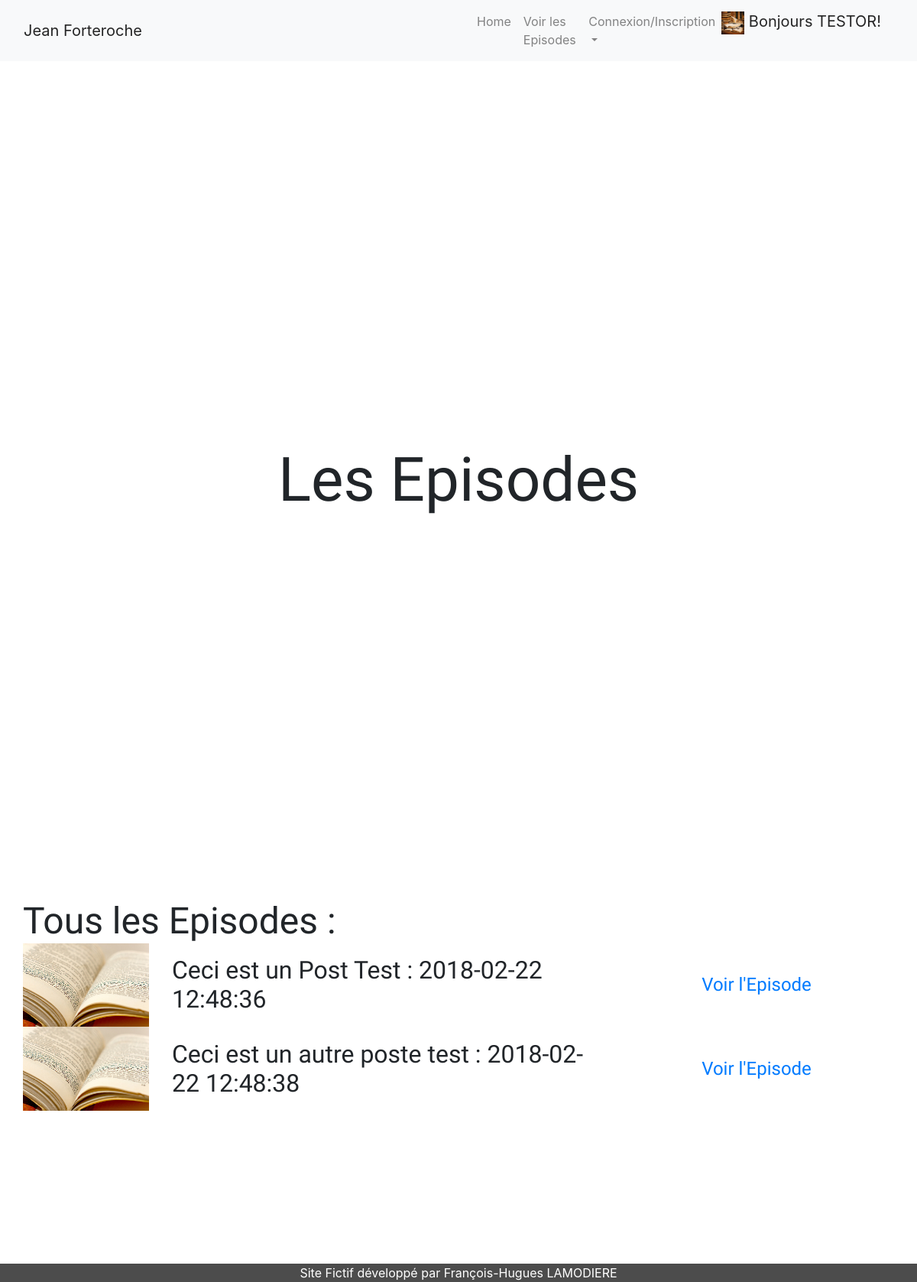
Screenshot of /index.php?action=chapter (signed in) with the database file from the repository.
### tables this page shows
CREATE TABLE `posts` (
  `idPost` int(11) NOT NULL,
  `titlePost` text NOT NULL,
  `contentPost` longtext,
  `imagePost` varchar(60) DEFAULT NULL,
  `datePost` datetime NOT NULL,
  `postStatue` varchar(25) NOT NULL,
  `idAccount` int(11) NOT NULL
);

### project/controller/controller.php (called while the page is built, shortened)
<?php
    require('project/model/PostManager.php');
    function chapter(){
        $postManager= new PostManager();
        $request= $postManager->getPosts();
        require('project/view/frontend/chapterView.php');
    }

### project/model/PostManager.php (called while the page is built, shortened)
<?php
    class PostManager extends Manager{
        function getPosts(){
            $db=$this->dbConnect();
            $request = $db->query('SELECT idPost, titlePost, contentPost, imagePost, datePost, postStatue, idAccount FROM posts ORDER BY idPost');
            return $request;
        }
    }

### project/view/frontend/chapterView.php (the view, shortened to what this page needs)
<!DOCTYPE html>
<h1>Les Episodes</h1>
    <div class="allChapters container-fluid raw">
        <h2 class="col-12">Tous les Episodes :</h2>
        <?php
            while ($db = $request->fetch()){
                echo '<img class="col-12 col-md-2" src="project/public/images/'.htmlspecialchars($db['imagePost']).'" />'
                . '<h3 class="col-12 col-md-6 align-self-center">' .htmlspecialchars($db['titlePost']) . ' : '
                . htmlspecialchars($db['datePost']) . '</h3>'
                .'<a class="chapterLink col-12 col-md-4 align-self-center" href="index.php?action=post&idChapter='. htmlspecialchars($db['idPost']) .'">Voir l\'Episode</a>';
            }
        ?>
    </div>
<?php
    require('template.php');
?>

### project/public/css/style.css (style rules this page uses)
body { background-image: url("../images/alaska_glacier.jpg"); background-attachment:fixed; background-repeat: no-repeat; background-position: -1000px -500px; }
h1 { background-color: rgba(255, 255, 255, 0.8); margin: 500px 0; text-align: center; font-family: 'Indie Flower', cursive; font-size: 5em; }
h2 { margin: 0; font-family: 'Indie Flower', cursive; font-size: 3em; }
h3 { margin: 0; font-family: 'Kaushan Script', cursive; font-size: 2em }
.lastChapter, .infoAlaska, .allChapters { display:flex; margin: 200px 0; flex-wrap: wrap; background-color: rgba(255, 255, 255, 0.9); justify-content: center; }
.chapterLink { text-align: center; padding: 20px 20px; font-family: 'Kaushan Script', cursive; font-size: 1.5em; }

### rows the page displays
posts: imagePost (picture), titlePost "Ceci est un Post Test", datePost "2018-02-22 12:48:36"
posts: imagePost (picture), titlePost "Ceci est un autre poste test", datePost "2018-02-22 12:48:38"

### other values shown
$_SESSION['pseudo'] "TESTOR"
